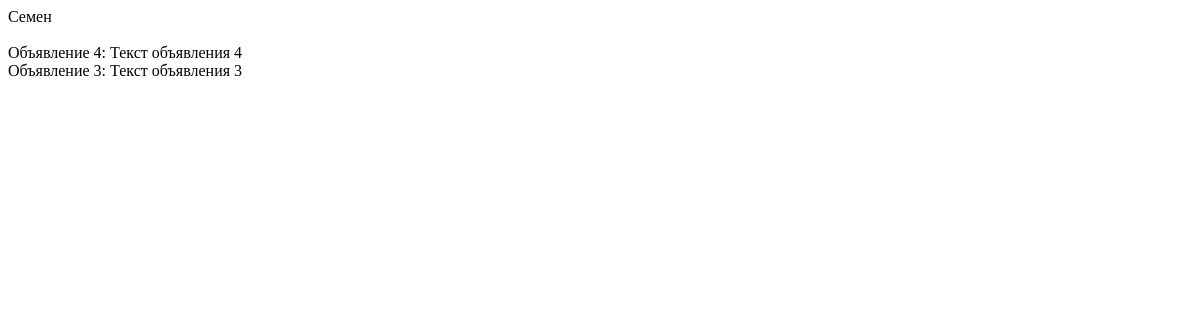
/temp/5, run on an earlier commit of the app's database.
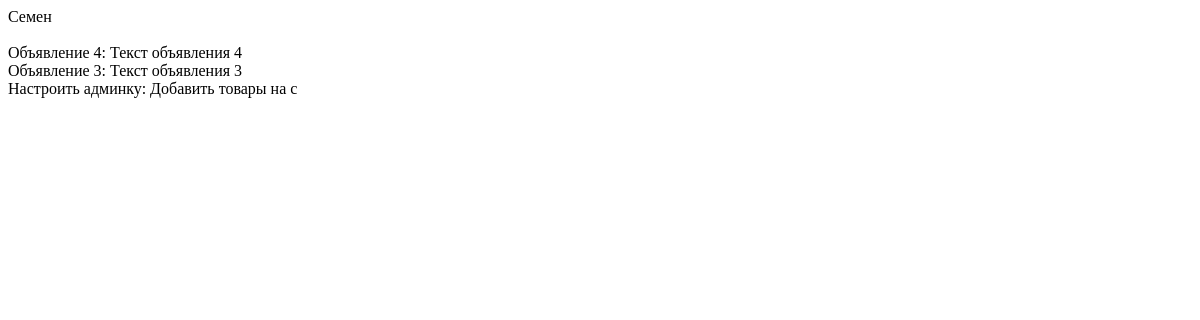
And on a later commit of the database.
### ads/models.py (models this page shows)
class Ads(models.Model):
    author = models.ForeignKey(Author, on_delete=models.CASCADE)
    title = models.CharField(max_length=128)
    text = models.TextField()
    category = models.ForeignKey(Category, on_delete=models.CASCADE)
    date = models.DateTimeField(auto_now_add=True)
    body = RichTextUploadingField(blank=True, null=True)
    def __str__(self):
        return f'{self.title}: {self.text[:20]}'

### ads/views.py (the view)
# urls.py: path('temp/<int:pk>', author_detail, name='temp2'),
def author_detail(request, pk):
    author = get_object_or_404(Author, id=pk)
    ads = Ads.objects.filter(author=author)
    context = {
        'author': author,
        'ads': ads,
    }
    return render(request, 'temp2.html', context)

### ads/models.py (called while the page is built)
    def __str__(self):
        return f'{self.authorUser}'

### templates/temp2.html (shortened to what this page needs)
{% for ad in ads %}
    {{ ad }}<br>
{% endfor %}

What changed in the data, as far as the page shows it:
added Ads: title+text "Настроить админку: Добавить товары на с"
